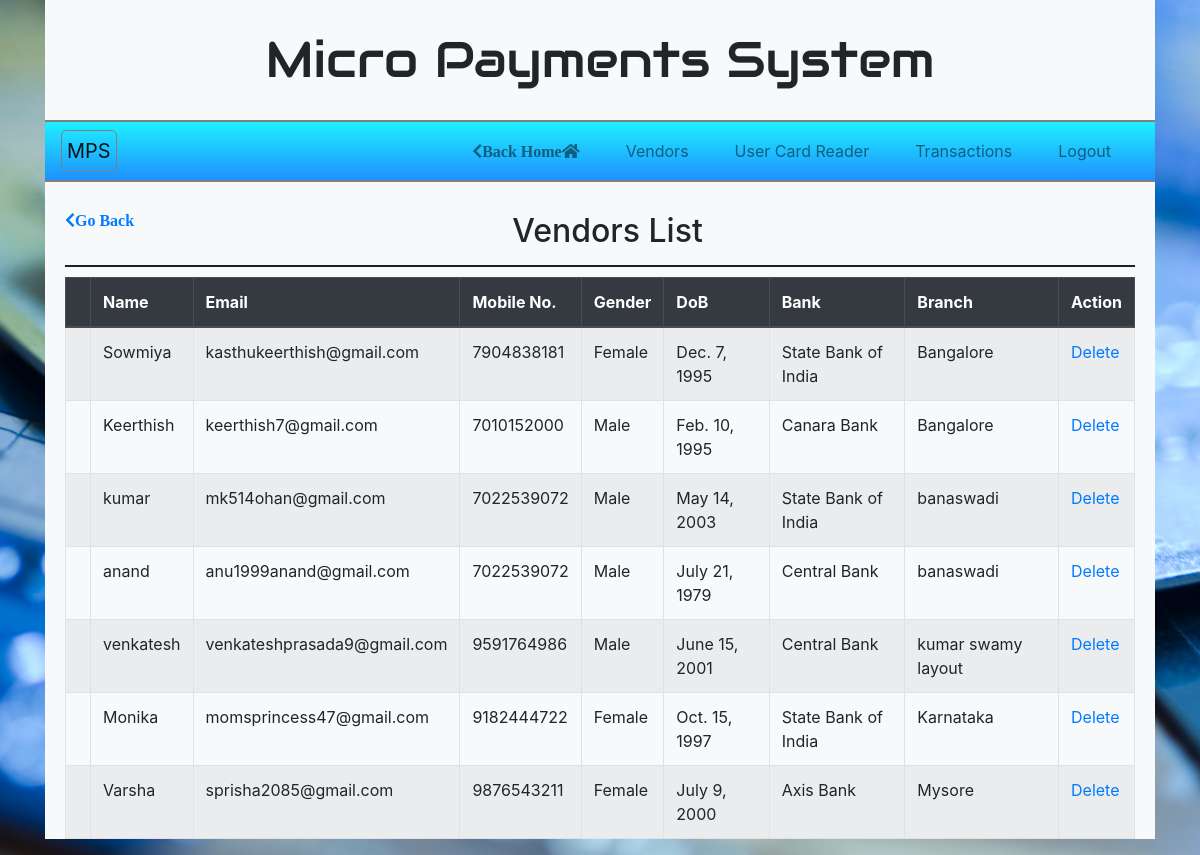
/vendors/ (signed in), run on the app's committed database.
### accounts/models.py (models this page shows)
class User(AbstractUser):
	pic = models.ImageField(upload_to='img/', null=True)
	gender = models.CharField(null=True, max_length=30)
	dob = models.DateField(null=True, )
	bank = models.CharField(null=True, max_length=100)
	mobile = models.CharField(null=True, max_length=10)
	branch = models.CharField(null=True, max_length=100)
	balance = models.DecimalField(default=0.00, max_digits=10,decimal_places=2)

### accounts/views.py (the view)
# urls.py: path('vendors/',views.vendors, name="vendors"),
def vendors(request):
	vendors = User.objects.all()
	return render(request, 'admin/vendors.html',{'vendors':vendors})

### templates/admin/vendors.html (shortened to what this page needs)
{% extends 'admin/puf.html' %}
{% load static %}
{% block content %}
{% if user.is_authenticated%}
	<a href="javascript:history.back()"><span class="go-back fas fa-chevron-left">Go Back</span></a>
	<h2 class="page-header text-justified">Vendors List</h2>
	<form class="form-group" method="post">
		<table data-toggle="table" data-pagination="true" class="table table-bordered table-striped mydatatable">
			<thead class="thead-dark">
				<tr>
					<th></th>
					<th>Name</th>
					<th>Email</th>
					<th>Mobile No.</th>
					<th>Gender</th>
					<th>DoB</th>
					<th>Bank</th>
					<th>Branch</th>
					<th>Action</th>
				</tr>
			</thead>
			<tbody id="myTable">
				{% for vendors in vendors %}
					{% if vendors.is_staff and not vendors.is_superuser %}
					<tr>
						<td>{{ vendors.pic }}</td>
						<td>{{ vendors.username }}</td>
						<td>{{ vendors.email }}</td>
						<td>{{ vendors.mobile }}</td>
						<td>{{ vendors.gender }}</td>
						<td>{{ vendors.dob }}</td>
						<td>{{ vendors.bank }}</td>
						<td>{{ vendors.branch }}</td>
						<td><a href="../delete/{{ vendors.id }}">Delete</a></td>
					</tr>
					{% endif %}
				{% endfor %}
			</tbody>
		</table>
	</form>
{% else %}
	<meta http-equiv="refresh" content="0; url={% url 'home' %}">
{% endif %}
{% endblock %}

### templates/admin/puf.html (shortened to what this page needs)
{% load static %}
<!DOCTYPE html>
<html lang="en">
<head>
	<link href="https://stackpath.bootstrapcdn.com/bootstrap/4.4.1/css/bootstrap.min.css" rel="stylesheet">
	<link rel="stylesheet" href="{% static 'css/all.css' %}" >
	<link rel="stylesheet" href="https://unpkg.com/bootstrap-table@1.16.0/dist/bootstrap-table.min.css">
	<link rel="stylesheet" type="text/css" href="{% static 'css/home.css' %}">
</head>
<body>
	<div class="container">
		{% if user.is_authenticated %}
		{% if user.is_superuser %}
		<nav class="logobar bg-light">
			<h1 class="text-center">Micro Payments System</h1>
		</nav>
		<nav class="navbar navbar-expand-lg navbar-light bg-light sticky-top">
			<a class="navbar-brand" href="../">MPS</a>
			<div class="collapse navbar-collapse" id="navbarNavAltMarkup">
				<ul class="navbar-nav ml-auto">
					<li class="nav-item">
						<a class="nav-link" href="../"><span class="fas fa-chevron-left">Back Home<i class="fa fa-home"></i></span></a>
					</li>
					<li class="nav-item">
						<a class="nav-link" href="../vendors">Vendors</a>
					</li>
					<li class="nav-item">
						<a class="nav-link" href="../usercards">User Card Reader</a>
					</li>
					<li class="nav-item">
						<a class="nav-link" href="../transactions">Transactions</a>
					</li>
					<li class="nav-item">
						<a class="nav-link" href="../logout">Logout</a>
					</li>
				</ul>
			</div>
		</nav>
		<div class="main bg-light">
			{% block content %}{% endblock %}
		</div>
		{% else %}
		<meta http-equiv="refresh" content="0; url={% url 'home' %}">
		{% endif %}
		{% endif %}
	</div>
</body>
</html>

### static/css/all.css (style rules this page uses)
.fa, .fas, .far, .fal, .fad, .fab { -moz-osx-font-smoothing: grayscale; -webkit-font-smoothing: antialiased; display: inline-block; font-style: normal; font-variant: normal; text-rendering: auto; line-height: 1; }
.fa-chevron-left:before { content: "\f053"; }
.fa-home:before { content: "\f015"; }
.fa, .fas { font-family: 'Font Awesome 5 Free'; font-weight: 900; }

### static/css/home.css (style rules this page uses)
* { margin: 0px; padding: 0px; }
body { background: url(../img/2.jpg); background-attachment: fixed; background-size: cover; }
.logobar h1 { padding-top: 30px; padding-bottom: 30px; font-family: 'Audiowide'; font-size: 50px; }
.navbar-brand { border: 1px solid grey; padding-left: 5px; padding-right: 5px; border-radius: 5px; }
.navbar { background: linear-gradient(to top, #1e90ff, #1ef0ff); border-top: 2px solid grey; border-bottom: 2px solid grey; margin-top: -8px; }
.navbar .nav-item { margin-right: 20px; padding-left: 10px; }
.main { background-color: white; min-height: 80vh; padding-top: 30px; padding-left: 20px; padding-right: 20px; }
.go-back { position: absolute; }
.page-header { padding: 0 15px 15px 30px; border-bottom: 2px solid #202020; text-align: center; font-weight: 10px; }
.table-bordered { margin-top: 10px; }

### data on the page
User: username "Sowmiya", email "kasthukeerthish@gmail.com", mobile "7904838181", gender "Female", dob "Dec. 7, 1995", bank "State Bank of India", branch "Bangalore"
User: username "Keerthish", email "keerthish7@gmail.com", mobile "7010152000", gender "Male", dob "Feb. 10, 1995", bank "Canara Bank", branch "Bangalore"
User: username "kumar", email "mk514ohan@gmail.com", mobile "7022539072", gender "Male", dob "May 14, 2003", bank "State Bank of India", branch "banaswadi"
User: username "anand", email "anu1999anand@gmail.com", mobile "7022539072", gender "Male", dob "July 21, 1979", bank "Central Bank", branch "banaswadi"
User: username "venkatesh", email "venkateshprasada9@gmail.com", mobile "9591764986", gender "Male", dob "June 15, 2001", bank "Central Bank", branch "kumar swamy layout"
User: username "Monika", email "momsprincess47@gmail.com", mobile "9182444722", gender "Female", dob "Oct. 15, 1997", bank "State Bank of India", branch "Karnataka"
User: username "Varsha", email "sprisha2085@gmail.com", mobile "9876543211", gender "Female", dob "July 9, 2000", bank "Axis Bank", branch "Mysore"
